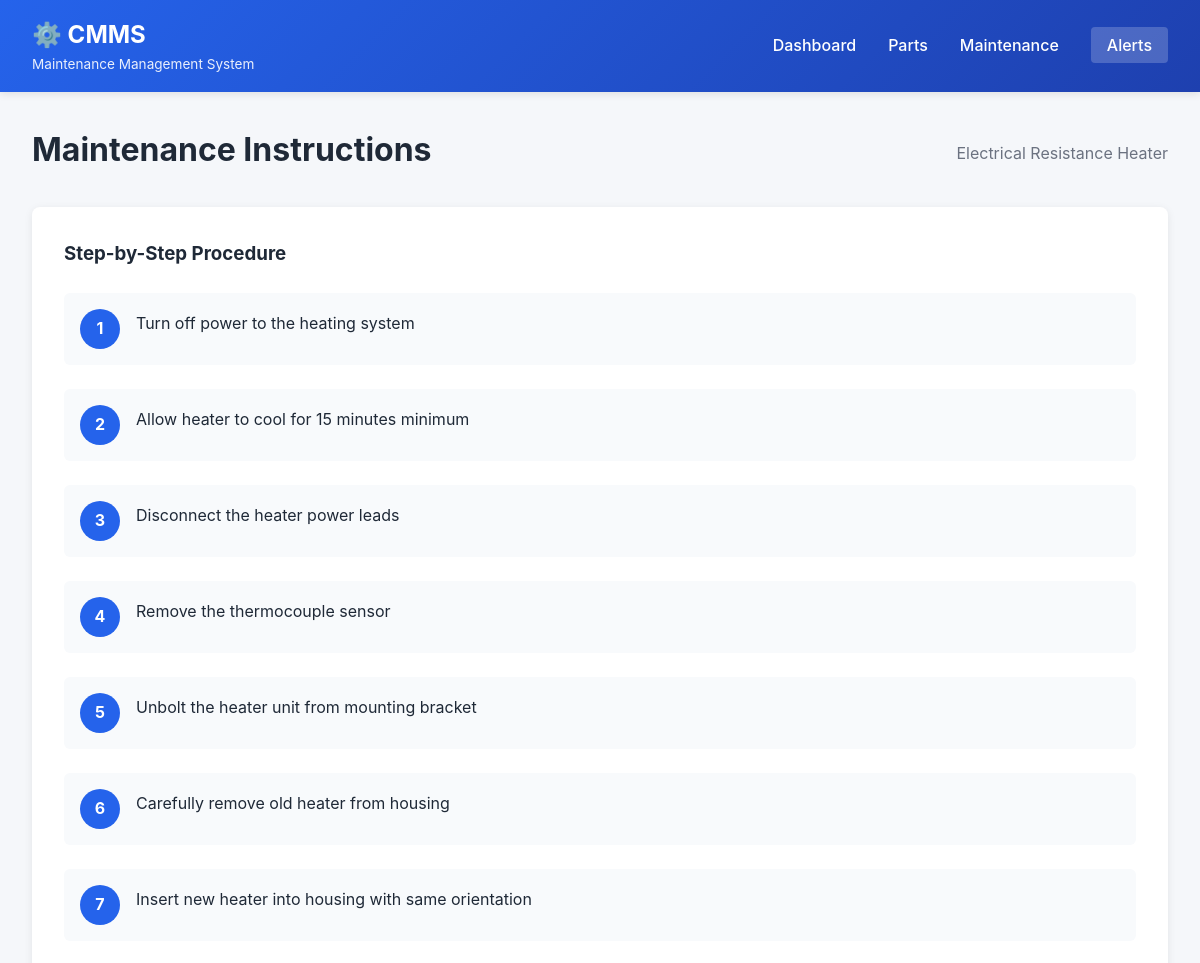
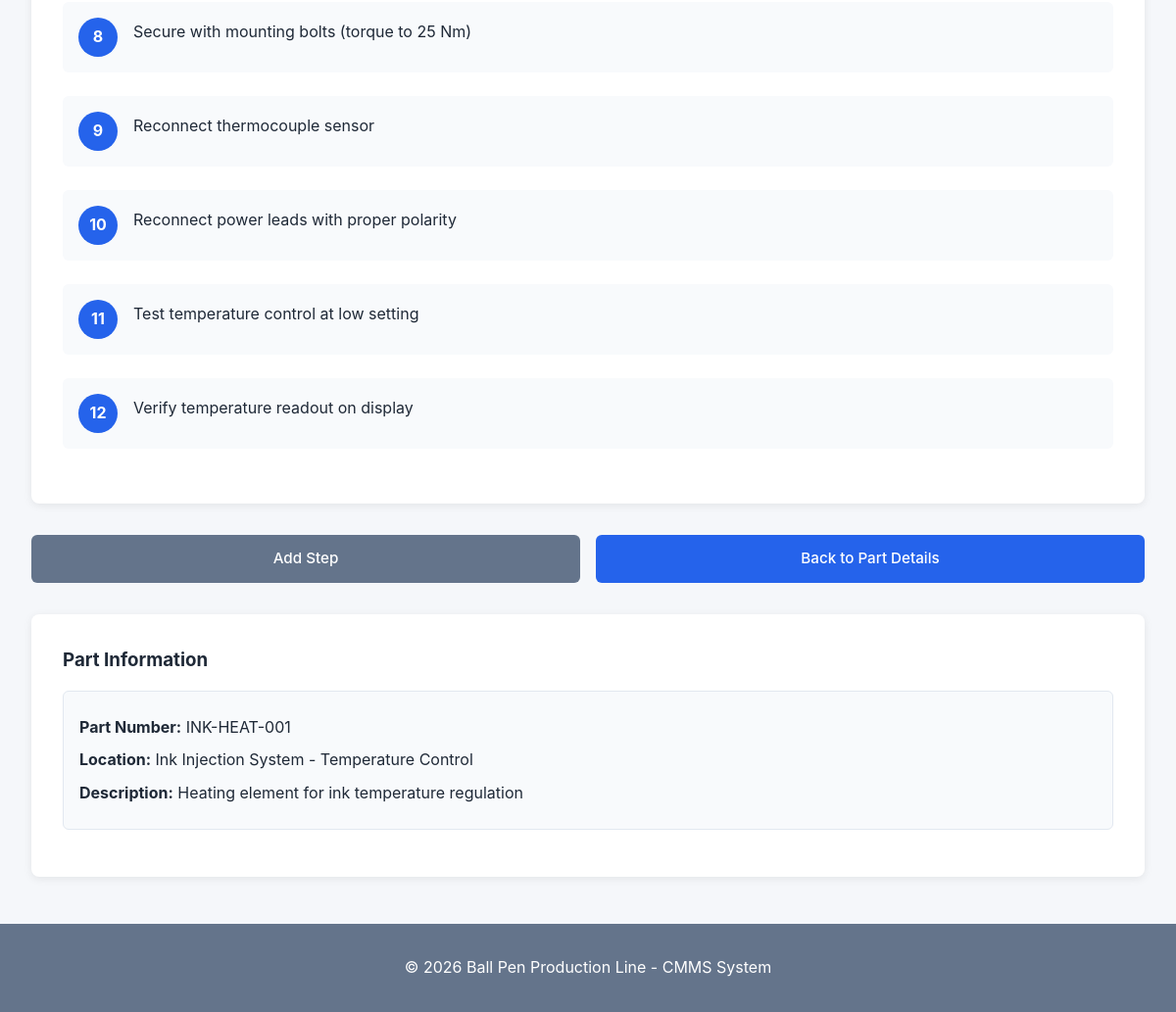
The app's page /instructions/2 with its own data (2 pictures, top to bottom).
### tables this page shows
CREATE TABLE parts (
                id INTEGER PRIMARY KEY AUTOINCREMENT,
                name TEXT NOT NULL UNIQUE,
                description TEXT,
                location TEXT,
                part_number TEXT,
                created_at TIMESTAMP DEFAULT CURRENT_TIMESTAMP
            );

CREATE TABLE maintenance_instructions (
                id INTEGER PRIMARY KEY AUTOINCREMENT,
                part_id INTEGER NOT NULL,
                instruction_text TEXT NOT NULL,
                step_number INTEGER,
                created_at TIMESTAMP DEFAULT CURRENT_TIMESTAMP,
                updated_at TIMESTAMP DEFAULT CURRENT_TIMESTAMP,
                FOREIGN KEY (part_id) REFERENCES parts (id)
            );

### cmms_app.py (the view)
@app.route('/instructions/<int:part_id>')
def view_instructions(part_id):
    db = get_db()
    part = db.get_part(part_id)
    if not part:
        flash('Part not found', 'error')
        return redirect(url_for('parts'))
    instructions = db.get_instructions(part_id)
    return render_template('instructions.html', part=part, instructions=instructions)

### cmms_app.py (called while the page is built)
def get_db():
    db = getattr(g, '_database', None)
    if db is None:
        db = g._database = CMmsDatabase()
    return db

### cmms_database.py (called while the page is built)
    def init_db(self):
        self.conn = sqlite3.connect(self.db_path)
        self.conn.row_factory = sqlite3.Row
        self.cursor = self.conn.cursor()
        self.create_tables()

    def close(self):
        if self.conn:
            self.conn.close()

    def get_part(self, part_id):
        self.cursor.execute('SELECT * FROM parts WHERE id = ?', (part_id,))
        return self.cursor.fetchone()

    def get_instructions(self, part_id):
        self.cursor.execute('''
            SELECT * FROM maintenance_instructions
            WHERE part_id = ?
            ORDER BY step_number
        ''', (part_id,))
        return self.cursor.fetchall()

### templates/instructions.html (shortened to what this page needs)
{% extends "base.html" %}
{% block content %}
<div class="page-header">
    <h2>Maintenance Instructions</h2>
    <p class="subtitle">{{ part.name }}</p>
</div>
<div class="instructions-container">
    {% if instructions %}
    <div class="instructions-list">
        <h3>Step-by-Step Procedure</h3>
        <ol class="numbered-list">
            {% for instr in instructions %}
            <li class="instruction-item">
                <div class="instruction-number">{{ instr.step_number }}</div>
                <div class="instruction-text">{{ instr.instruction_text }}</div>
            </li>
            {% endfor %}
        </ol>
    </div>
    <div class="action-buttons">
        <a href="{{ url_for('add_instruction', part_id=part.id) }}" class="btn btn-secondary">Add Step</a>
        <a href="{{ url_for('view_part', part_id=part.id) }}" class="btn btn-primary">Back to Part Details</a>
    </div>
    {% else %}
    <div class="empty-state">
        <h3>No Instructions Available</h3>
        <p>Add step-by-step maintenance instructions for this part.</p>
        <a href="{{ url_for('add_instruction', part_id=part.id) }}" class="btn btn-primary">Add First Instruction</a>
    </div>
    {% endif %}
    <div class="section">
        <h3>Part Information</h3>
        <div class="info-box">
            <p><strong>Part Number:</strong> {{ part.part_number }}</p>
            <p><strong>Location:</strong> {{ part.location }}</p>
            <p><strong>Description:</strong> {{ part.description }}</p>
        </div>
    </div>
</div>
{% endblock %}

### static/style.css (style rules this page uses)
:root { --primary: #2563eb; --primary-dark: #1e40af; --secondary: #64748b; --success: #10b981; --warning: #f59e0b; --danger: #ef4444; --info: #3b82f6; --light: #f8fafc; --border: #e2e8f0; --text: #1f2937; --text-light: #6b7280; }
* { margin: 0; padding: 0; box-sizing: border-box; }
body { font-family: -apple-system, BlinkMacSystemFont, 'Segoe UI', Roboto, Oxygen, Ubuntu, Cantarell, sans-serif; line-height: 1.6; color: var(--text); background: #f5f7fa; }
.page-header { display: flex; justify-content: space-between; align-items: center; margin-bottom: 2rem; }
.page-header h2 { font-size: 2rem; color: var(--text); }
.subtitle { color: var(--text-light); margin: 0.5rem 0 0 0; }
.btn { display: inline-block; padding: 0.75rem 1.5rem; border-radius: 6px; text-decoration: none; border: none; cursor: pointer; font-weight: 500; transition: all 0.3s; font-size: 0.95rem; }
.btn-primary { background: var(--primary); color: white; }
.btn-secondary { background: var(--secondary); color: white; }
.info-box { background: var(--light); border: 1px solid var(--border); border-radius: 6px; padding: 1rem; margin: 1rem 0; }
.info-box p { margin: 0.5rem 0; }
.info-box strong { color: var(--text); }
.instructions-list { background: white; border-radius: 8px; padding: 2rem; box-shadow: 0 2px 8px rgba(0,0,0,0.08); }
.instructions-list ol { list-style-position: inside; margin: 1.5rem 0; }
.numbered-list { list-style: none; counter-reset: step-counter; }
.instruction-item { display: flex; gap: 1rem; margin: 1.5rem 0; padding: 1rem; background: var(--light); border-radius: 6px; }
.instruction-number { background: var(--primary); color: white; width: 2.5rem; height: 2.5rem; border-radius: 50%; display: flex; align-items: center; justify-content: center; font-weight: 700; flex-shrink: 0; }
.instruction-text { line-height: 1.8; color: var(--text); }
.section { background: white; border-radius: 8px; padding: 2rem; margin: 2rem 0; box-shadow: 0 2px 8px rgba(0,0,0,0.08); }
.action-buttons { display: flex; gap: 1rem; margin-top: 2rem; }
.action-buttons .btn { flex: 1; text-align: center; }

### records on screen
parts: name "Electrical Resistance Heater", part_number "INK-HEAT-001", location "Ink Injection System - Temperature Control", description "Heating element for ink temperature regulation"
maintenance_instructions: step_number "1", instruction_text "Turn off power to the heating system"
maintenance_instructions: step_number "2", instruction_text "Allow heater to cool for 15 minutes minimum"
maintenance_instructions: step_number "3", instruction_text "Disconnect the heater power leads"
maintenance_instructions: step_number "4", instruction_text "Remove the thermocouple sensor"
maintenance_instructions: step_number "5", instruction_text "Unbolt the heater unit from mounting bracket"
maintenance_instructions: step_number "6", instruction_text "Carefully remove old heater from housing"
maintenance_instructions: step_number "7", instruction_text "Insert new heater into housing with same orientation"
maintenance_instructions: step_number "8", instruction_text "Secure with mounting bolts (torque to 25 Nm)"
maintenance_instructions: step_number "9", instruction_text "Reconnect thermocouple sensor"
maintenance_instructions: step_number "10", instruction_text "Reconnect power leads with proper polarity"
maintenance_instructions: step_number "11", instruction_text "Test temperature control at low setting"
maintenance_instructions: step_number "12", instruction_text "Verify temperature readout on display"
